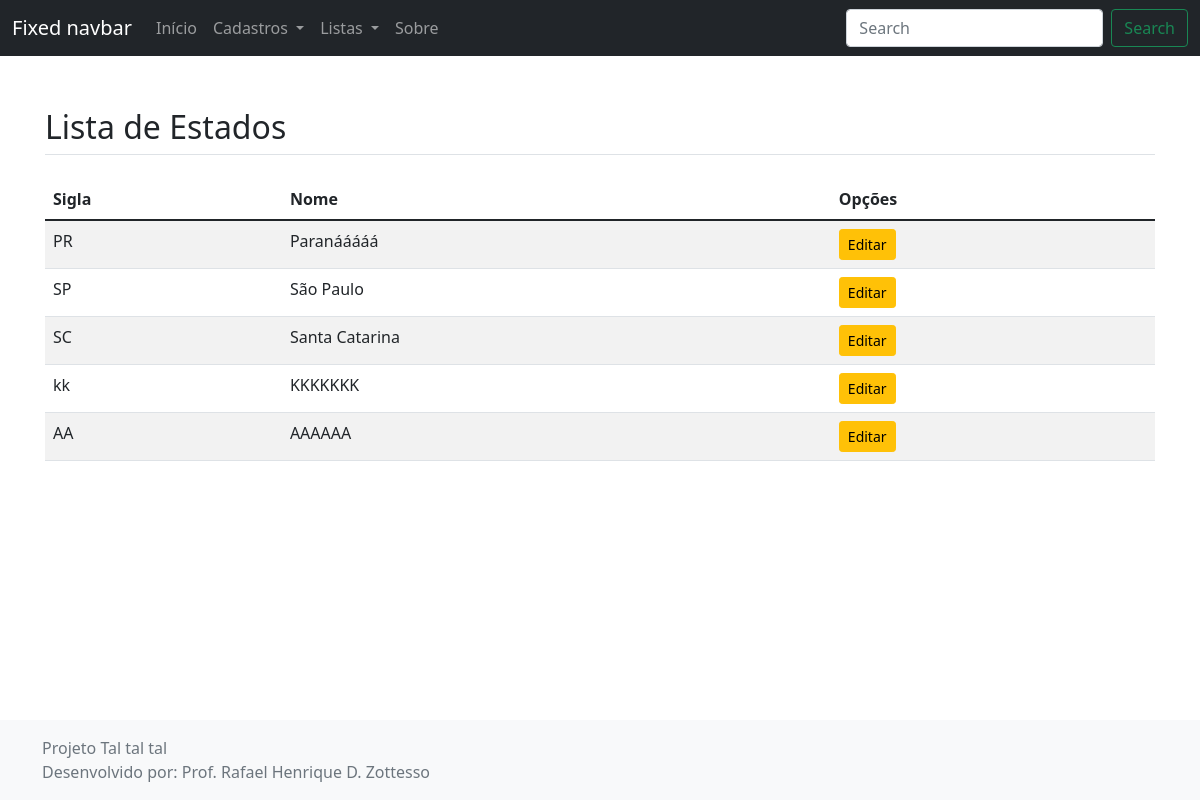
The page /listar/estado/ on the database as committed earlier.
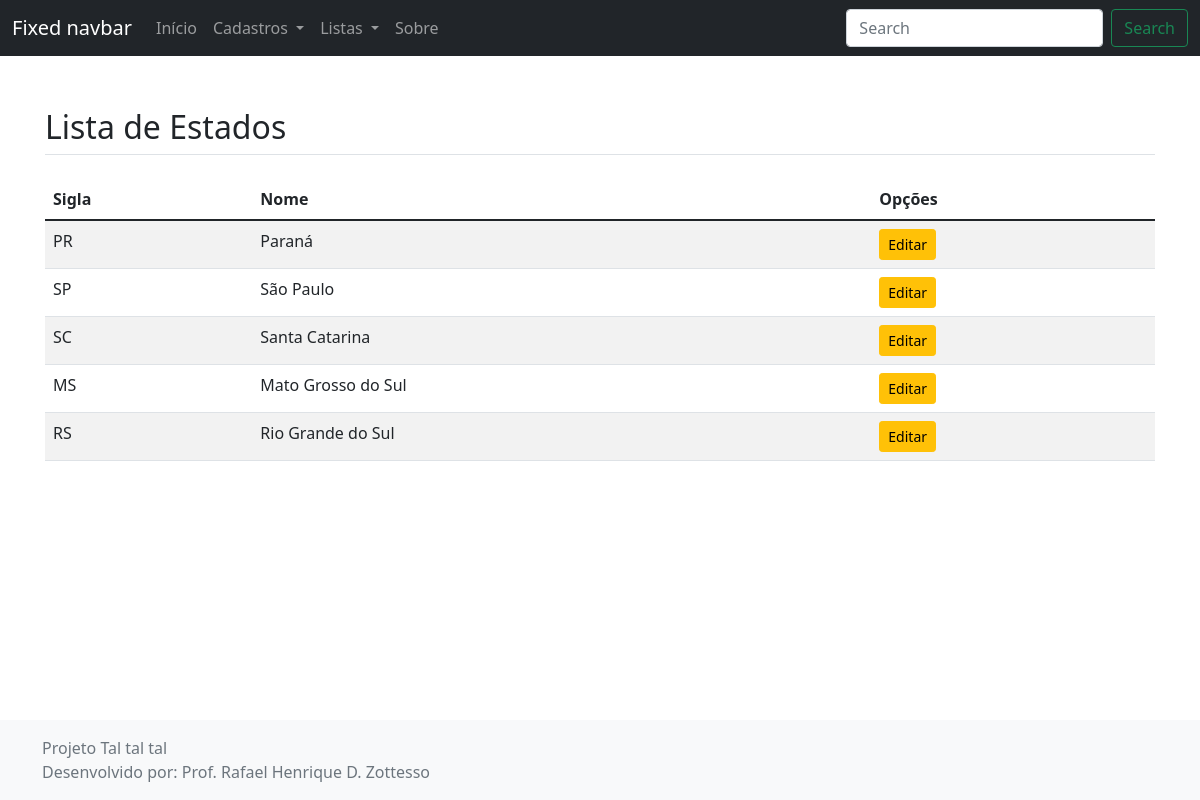
The same page on the database as committed later.
### cadastros/models.py (models this page shows, shortened)
class Estado(models.Model):
    sigla = models.CharField(max_length=2, unique=True)
    nome = models.CharField(max_length=50)

### cadastros/views.py (the view)
# urls.py: path('listar/estado/', EstadoList.as_view(), name='listar-estado'),
class EstadoList(ListView):
    model = Estado
    template_name = 'cadastros/listas/estados.html'

### cadastros/templates/cadastros/listas/estados.html
{% extends 'paginas/modelo.html' %}
{% load static %}
{% block conteudo %}
<h2 class="mt-4 mb-4 border-bottom pb-2">
    Lista de Estados
</h2>
<table class="table table-striped">
    <thead>
        <tr>
            <th>Sigla</th>
            <th>Nome</th>
            <th>Opções</th>
        </tr>
    </thead>
    <tbody>
        {% for estado in object_list %}
        <tr>
            <td>{{estado.sigla}}</td>
            <td>{{estado.nome}}</td>
            <td>
                <a href="{% url 'editar-estado' estado.pk %}" class="btn btn-sm btn-warning">Editar</a>
            </td>
        </tr>
        {% empty %}
        <tr>
            <td colspan="100%">Nenhum registro encontrado.</td>
        </tr>
        {% endfor %}
    </tbody>
</table>
{% endblock %}

Rows that differ between the two databases and show on the page:
changed Estado "PR": nome "Paranááááá" → "Paraná"
changed Estado: sigla "kk" → "MS"; nome "KKKKKKK" → "Mato Grosso do Sul"
changed Estado: sigla "AA" → "RS"; nome "AAAAAA" → "Rio Grande do Sul"
